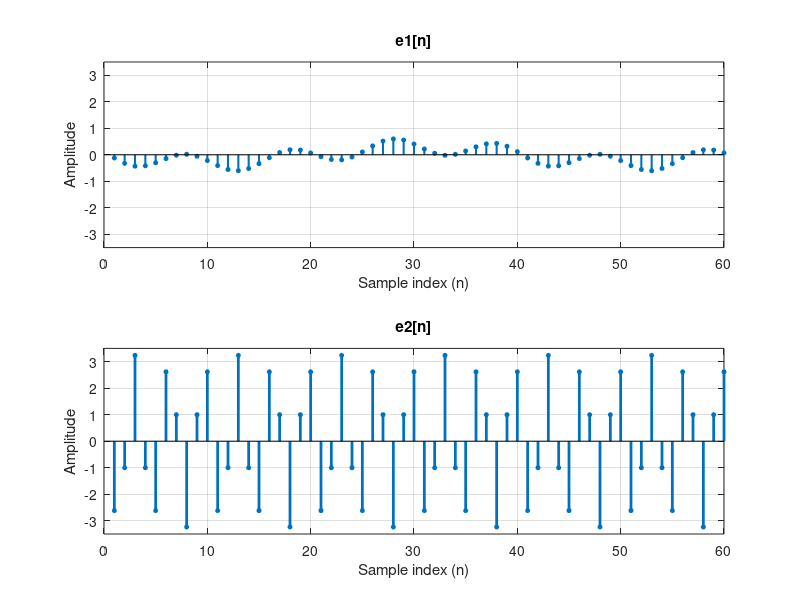

This figure's MATLAB source:
clc;
clear;
close all;


n = 0:199;




% ========== Generation of 1st signal ============


x = 2*cos(0.05*pi*n) + 0.5*cos(0.2*pi*n);

x_pred = [NaN, x(1:end - 1)];  

e = x - x_pred;


% plot

subplot(211);
stem(n(1:61), e(1:61), "filled", "MarkerSize", 3, "LineWidth", 1.5);
title("e1[n]");
xlabel("Sample index (n)");
ylabel("Amplitude");
ylim([-3.5, 3.5])
grid on;

% calulate Gp

N = length(x);

Px = (1/N) * sum(abs(x).^2);
Pe = (1/(N - 1)) * sum(abs(e(2:end)).^2);

Gp = Px/Pe;

Gp_db = 10 * log10(Gp);


% print result

fprintf("First Signal:\n");
fprintf("Gp = %f\n", Gp);
fprintf("Gp(dB) = %f\n", Gp_db);



% ========== Generation of 2nd signal ============

x2 = 2*cos(0.6*pi*n);

x2_pred = [NaN, x2(1:end-1)];

e2 = x2 - x2_pred;


%plot

 subplot(212);
 stem(n(1:61), e2(1:61), "filled", "MarkerSize", 3, "LineWidth",2)
 title("e2[n]");
 xlabel("Sample index (n)");
 ylabel("Amplitude");
 ylim([-3.5, 3.5])
 grid on;


 % calculate Gp

 Px2 = (1/N) * sum(abs(x2).^2);
 Pe2 = (1/(N - 1)) * sum(abs(e2(2:end)).^2);

 Gp2 = Px2/Pe2;

 Gp2_db = 10 * log10(Gp2);


 % print result

 fprintf("\nSecond Signal:\n");
 fprintf("Gp = %f\n", Gp2);
 fprintf("Gp(dB) = %f\n", Gp2_db);
